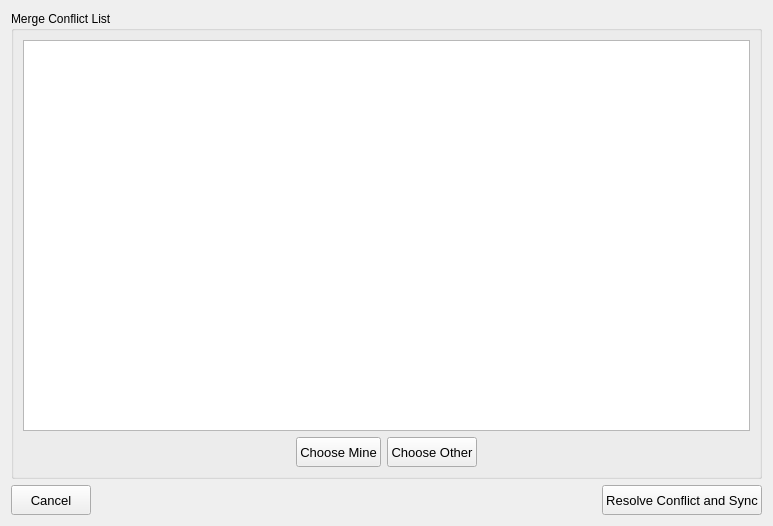
<?xml version="1.0" encoding="UTF-8"?>
<ui version="4.0">
 <class>Form</class>
 <widget class="QWidget" name="Form">
  <property name="geometry">
   <rect>
    <x>0</x>
    <y>0</y>
    <width>773</width>
    <height>526</height>
   </rect>
  </property>
  <property name="windowTitle">
   <string>Form</string>
  </property>
  <layout class="QGridLayout" name="gridLayout_2">
   <item row="0" column="0">
    <widget class="QGroupBox" name="groupBox">
     <property name="title">
      <string>Merge Conflict List</string>
     </property>
     <layout class="QGridLayout" name="gridLayout">
      <item row="0" column="0">
       <widget class="QTableWidget" name="tableWidget_conflict_info"/>
      </item>
      <item row="1" column="0">
       <layout class="QHBoxLayout" name="horizontalLayout_2">
        <item>
         <spacer name="horizontalSpacer_3">
          <property name="orientation">
           <enum>Qt::Horizontal</enum>
          </property>
          <property name="sizeHint" stdset="0">
           <size>
            <width>40</width>
            <height>20</height>
           </size>
          </property>
         </spacer>
        </item>
        <item>
         <widget class="QPushButton" name="pushButton_choose_mine">
          <property name="minimumSize">
           <size>
            <width>0</width>
            <height>30</height>
           </size>
          </property>
          <property name="font">
           <font>
            <pointsize>10</pointsize>
           </font>
          </property>
          <property name="text">
           <string>Choose Mine</string>
          </property>
         </widget>
        </item>
        <item>
         <widget class="QPushButton" name="pushButton_choose_other">
          <property name="minimumSize">
           <size>
            <width>0</width>
            <height>30</height>
           </size>
          </property>
          <property name="font">
           <font>
            <pointsize>10</pointsize>
           </font>
          </property>
          <property name="text">
           <string>Choose Other</string>
          </property>
         </widget>
        </item>
        <item>
         <spacer name="horizontalSpacer_2">
          <property name="orientation">
           <enum>Qt::Horizontal</enum>
          </property>
          <property name="sizeHint" stdset="0">
           <size>
            <width>40</width>
            <height>20</height>
           </size>
          </property>
         </spacer>
        </item>
       </layout>
      </item>
     </layout>
    </widget>
   </item>
   <item row="1" column="0">
    <layout class="QHBoxLayout" name="horizontalLayout">
     <item>
      <widget class="QPushButton" name="pushButton_cancel">
       <property name="minimumSize">
        <size>
         <width>0</width>
         <height>30</height>
        </size>
       </property>
       <property name="font">
        <font>
         <pointsize>10</pointsize>
        </font>
       </property>
       <property name="text">
        <string>Cancel</string>
       </property>
      </widget>
     </item>
     <item>
      <spacer name="horizontalSpacer">
       <property name="orientation">
        <enum>Qt::Horizontal</enum>
       </property>
       <property name="sizeHint" stdset="0">
        <size>
         <width>40</width>
         <height>20</height>
        </size>
       </property>
      </spacer>
     </item>
     <item>
      <widget class="QPushButton" name="pushButton_resolve_and_sync">
       <property name="minimumSize">
        <size>
         <width>0</width>
         <height>30</height>
        </size>
       </property>
       <property name="font">
        <font>
         <pointsize>10</pointsize>
        </font>
       </property>
       <property name="text">
        <string>Resolve Conflict and Sync</string>
       </property>
      </widget>
     </item>
    </layout>
   </item>
  </layout>
 </widget>
 <resources/>
 <connections/>
</ui>
